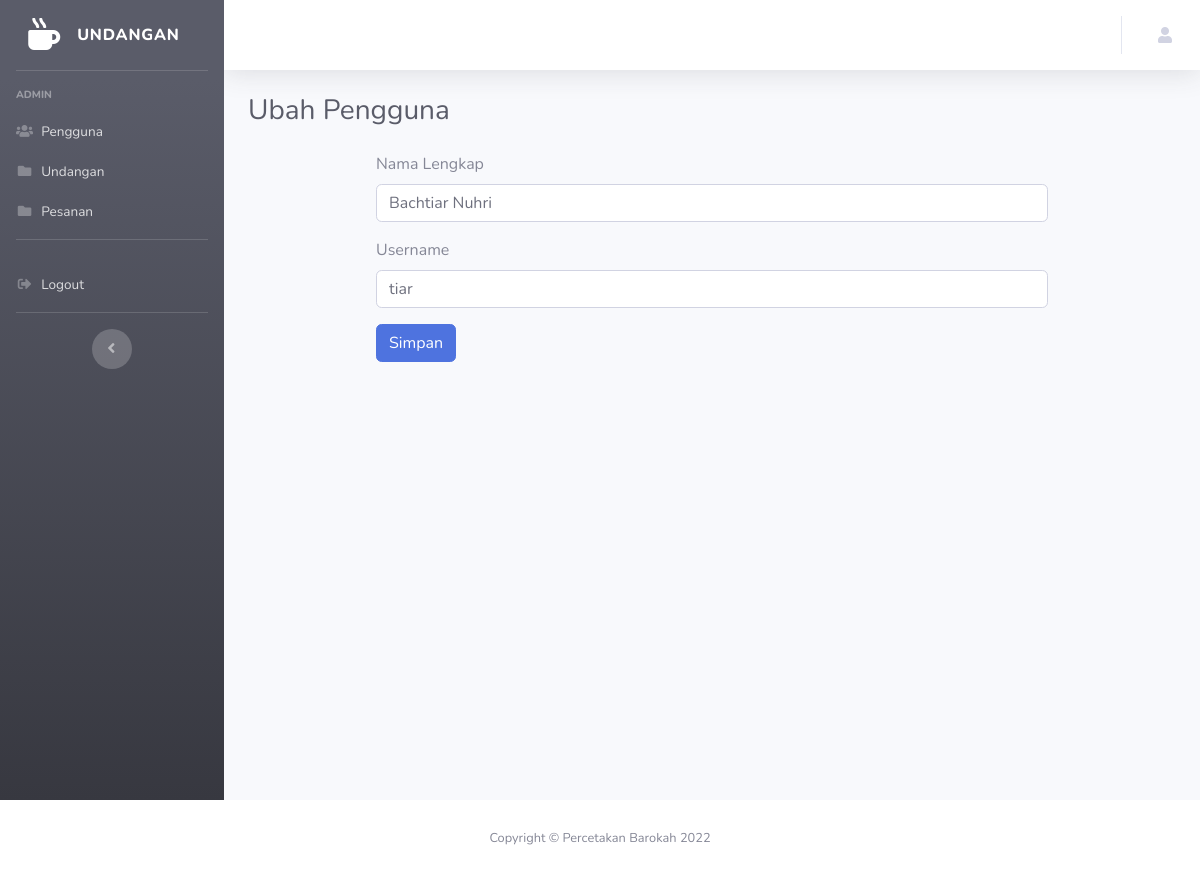
The page /Kelola_pengguna/edit_user/29 on the database its author committed.
### tables this page shows
CREATE TABLE `user_sub_menu` (
  `id` int(11) NOT NULL,
  `title` varchar(128) NOT NULL,
  `url` varchar(128) NOT NULL,
  `icon` varchar(128) NOT NULL
);

CREATE TABLE `user` (
  `id` int(11) NOT NULL,
  `name` varchar(128) NOT NULL,
  `username` varchar(128) NOT NULL,
  `password` varchar(256) NOT NULL
);

### application/controllers/Kelola_pengguna.php (called while the page is built, shortened)
<?php
class Kelola_pengguna extends CI_Controller
{
	public function edit_user($id)
	{
		$data['title'] = 'Ubah Pengguna';
		$data['user'] = $this->db->get_where('user', ['username' => $this->session->userdata('username')])
			->row_array();
		$userListdata['user'] = $this->db->get_where('user', ['id' => $id])->result_array();
		$this->load->view('templates/header', $data);
		$this->load->view('templates/sidebar', $data);
		$this->load->view('templates/topbar', $data);
		$this->load->view('admin/hlm_ubah_pengguna', $userListdata);
		$this->load->view('templates/footer');
	}
}

### index.php (called while the page is built, shortened)
<?php
require_once BASEPATH.'core/CodeIgniter.php';

### application/views/admin/hlm_ubah_pengguna.php (the view, shortened to what this page needs)
<div class="container-fluid">
    <h1 class="h3 mb-4 text-gray-800"><?= $title; ?></h1>
    <?php foreach ($user as $u) { ?>
        <form class="col-lg-9 mx-auto" method="POST" action="<?= base_url('Kelola_pengguna/update_user'); ?>">
            <div class="form-group">
                <label>Nama Lengkap</label>
                <input type="text" class="form-control" id="name" name="name" placeholder="Full Name" value="<?= $u['name']; ?>">
            </div>
            <div class="form-group">
                <label>Username</label>
                <input type="text" class="form-control" id="username" name="username" placeholder="Username" value="<?= $u['username']; ?>">
            </div>
            <button type="submit" class="btn btn-primary">Simpan</button>
        </form>
    <?php } ?>
</div>
</div>
</div>
</div>

### application/views/templates/sidebar.php
<ul class="navbar-nav bg-gradient-dark sidebar sidebar-dark accordion" id="accordionSidebar">
    <a class="sidebar-brand d-flex align-items-center justify-content-center" href="index.html">
        <div class="sidebar-brand-icon">
            <i class="fas fa-mug-hot"></i>
        </div>
        <div class="sidebar-brand-text mx-3">UNDANGAN</div>
    </a>
    <hr class="sidebar-divider">
    <div class="sidebar-heading">
        ADMIN
    </div>
    <?php
    $querySubMenu = "  SELECT *
        FROM user_sub_menu ";
    $subMenu = $this->db->query($querySubMenu)->result_array();
    ?>
    <?php foreach ($subMenu as $sm) : ?>
        <?php if ($title == $sm['title']) : ?>
            <li class="nav-item active">
            <?php else : ?>
            <li class="nav-item">
            <?php endif; ?>
            <a class="nav-link pb-0" href="<?= base_url($sm['url']); ?>">
                <i class="<?= $sm['icon']; ?>"></i>
                <span><?= $sm['title'] ?></span></a>
            </li>
        <?php endforeach; ?>
        <hr class="sidebar-divider mt-3">
        <li class="nav-item">
            <a class="nav-link" href="<?= base_url('login/logout'); ?>">
                <i class="fas fa-fw fa-sign-out-alt"></i>
                <span>Logout</span></a>
        </li>
        <hr class="sidebar-divider d-none d-md-block">
        <div class="text-center d-none d-md-inline">
            <button class="rounded-circle border-0" id="sidebarToggle"></button>
        </div>
</ul>

### rows shown on the page
user_sub_menu: title "Pengguna"
user_sub_menu: title "Undangan"
user_sub_menu: title "Pesanan"
user: name "Bachtiar Nuhri", username "tiar"

### other values the page prints
$title "Ubah Pengguna"
